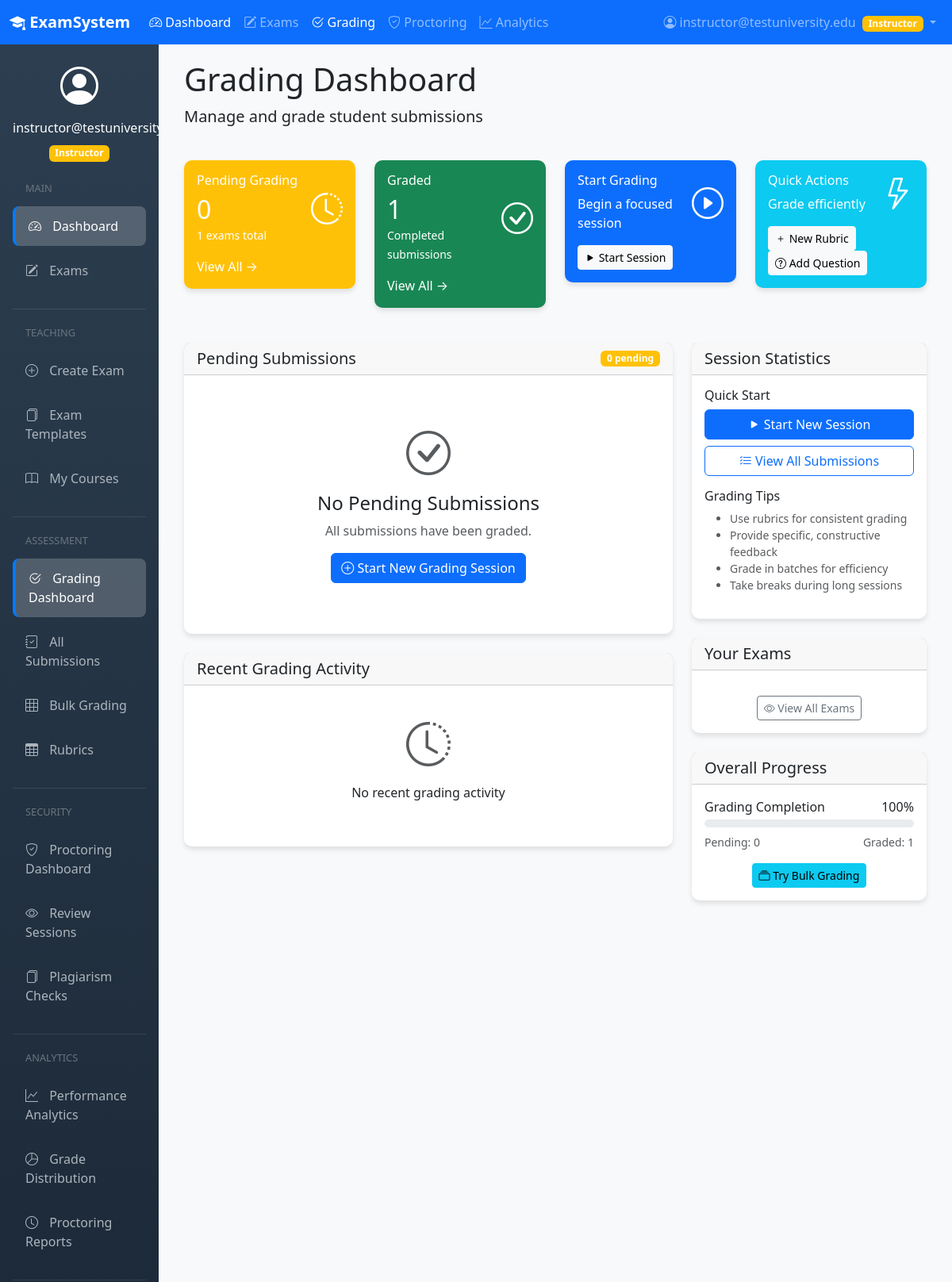
/grading/ (signed in, upper part), run on an earlier commit of the app's database.
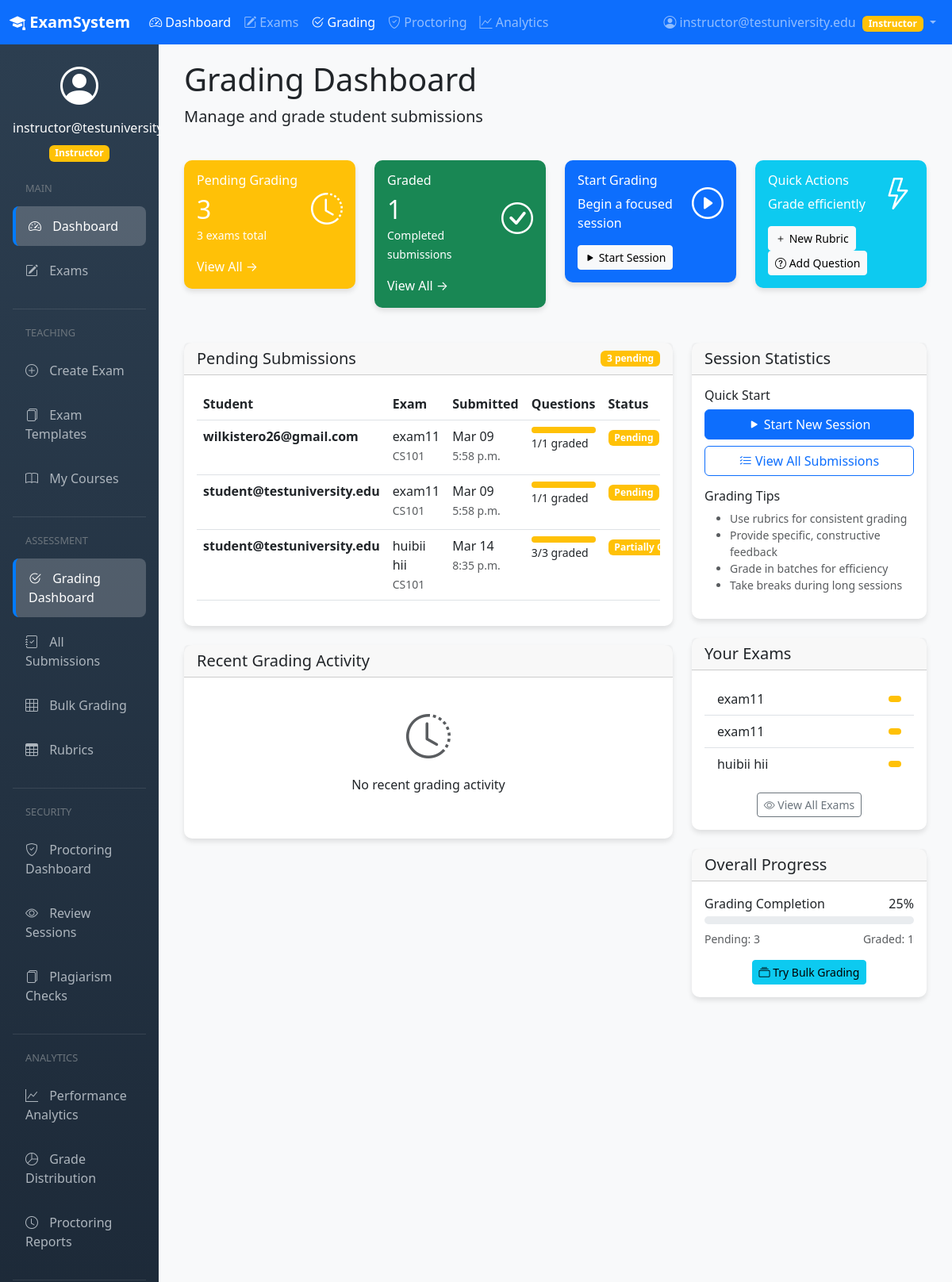
And on a later commit of the database.
### apps/exams/models.py (models this page shows, shortened)
class Submission(models.Model):
    GRADING_STATUS = (
        ('PENDING', 'Pending'),
        ('AUTO_GRADED', 'Auto-graded'),
        ('MANUALLY_GRADED', 'Manually Graded'),
        ('PARTIALLY_GRADED', 'Partially Graded'),
    )
    submission_id = models.UUIDField(primary_key=True, default=uuid.uuid4, editable=False)
    exam = models.ForeignKey(Exam, on_delete=models.CASCADE, related_name='submissions')
    student = models.ForeignKey(CustomUser, on_delete=models.CASCADE, related_name='submissions')
    started_at = models.DateTimeField()
    submitted_at = models.DateTimeField(null=True, blank=True)
    total_score = models.DecimalField(max_digits=10, decimal_places=2, null=True, blank=True)
    is_graded = models.BooleanField(default=False)
    grading_status = models.CharField(max_length=20, choices=GRADING_STATUS, default='PENDING')
    created_at = models.DateTimeField(auto_now_add=True)
    class Meta:
        unique_together = ('exam', 'student')

class Exam(models.Model):
    exam_id = models.UUIDField(primary_key=True, default=uuid.uuid4, editable=False)
    title = models.CharField(max_length=255)
    description = models.TextField(blank=True)
    instructor = models.ForeignKey(CustomUser, on_delete=models.CASCADE, related_name='exams_created')
    course = models.ForeignKey(Course, on_delete=models.CASCADE, null=True, blank=True)
    time_limit_minutes = models.IntegerField(null=True, blank=True)
    total_points = models.DecimalField(max_digits=10, decimal_places=2, validators=[MinValueValidator(0)])
    passing_score = models.DecimalField(max_digits=10, decimal_places=2, null=True, blank=True)
    start_date = models.DateTimeField()
    end_date = models.DateTimeField()
    is_published = models.BooleanField(default=False)
    require_secure_browser = models.BooleanField(default=False)
    enable_plagiarism_check = models.BooleanField(default=False)
    created_at = models.DateTimeField(auto_now_add=True)
    updated_at = models.DateTimeField(auto_now=True)

class Course(models.Model):
    course_id = models.UUIDField(primary_key=True, default=uuid.uuid4, editable=False)
    title = models.CharField(max_length=255)
    code = models.CharField(max_length=50, unique=True)
    description = models.TextField(blank=True)
    instructor = models.ForeignKey(CustomUser, on_delete=models.CASCADE, related_name='courses_taught')
    institution = models.ForeignKey(Institution, on_delete=models.CASCADE, null=True)
    created_at = models.DateTimeField(auto_now_add=True)

### apps/users/models.py (models this page shows, shortened)
class CustomUser(AbstractUser):
    USER_ROLES = (
        ('ADMIN', 'Administrator'),
        ('INSTRUCTOR', 'Instructor'),
        ('STUDENT', 'Student'),
    )
    email = models.EmailField(_('email address'), unique=True)
    role = models.CharField(max_length=20, choices=USER_ROLES, default='STUDENT')
    institution = models.ForeignKey(Institution, on_delete=models.SET_NULL, null=True, blank=True)
    username = models.CharField(max_length=150, unique=True)
    USERNAME_FIELD = 'email'
    REQUIRED_FIELDS = ['username', 'role']
    objects = CustomUserManager()
    class Meta:
        verbose_name = _('user')
        verbose_name_plural = _('users')

### apps/grading/views.py (the view)
# urls.py: path('', views.grading_dashboard, name='dashboard'),
@login_required
def grading_dashboard(request):
    if request.user.role not in ['INSTRUCTOR', 'ADMIN']:
        messages.error(request, 'Only instructors can access grading.')
        return redirect('core:dashboard')
    exams = Exam.objects.filter(instructor=request.user, is_published=True)
    pending_submissions = []
    for exam in exams:
        submissions = exam.submissions.filter(submitted_at__isnull=False, is_graded=False)
        for submission in submissions:
            needs_grading = submission.answers.filter(
                question__question_type__in=['SHORT_ANSWER', 'ESSAY'],
                points_awarded__isnull=True
            ).exists()
            if needs_grading:
                pending_submissions.append(submission)
    total_pending = len(pending_submissions)
    graded_submissions = Submission.objects.filter(
        exam__in=exams,
        submitted_at__isnull=False,
        is_graded=True
    )
    total_graded = graded_submissions.count()
    active_session = GradingSession.objects.filter(
        instructor=request.user,
        status='IN_PROGRESS'
    ).first()
    recent_grading = Answer.objects.filter(
        grader=request.user,
        graded_at__isnull=False
    ).select_related('question', 'submission', 'submission__exam').order_by('-graded_at')[:10]
    context = {
        'active_session': active_session,
        'pending_submissions': pending_submissions[:15],  # Limit for dashboard table
        'recent_grading': recent_grading,
        'total_pending': total_pending,
        'total_graded': total_graded,
        'total_exams': exams.count(),
    }
    return render(request, 'grading/dashboard.html', context)

### apps/core/context_processors.py (called while the page is built)
def notification_counts(request):
    if request.user.is_authenticated:
        if request.user.role in ['INSTRUCTOR', 'ADMIN']:
            flagged_count = ProctoringSession.objects.filter(
                submission__exam__instructor=request.user,
                status='FLAGGED'
            ).count()
            pending_count = Submission.objects.filter(
                exam__instructor=request.user,
                is_graded=False,
                submitted_at__isnull=False
            ).count()
            return {
                'flagged_sessions_count': flagged_count,
                'grading_pending_count': pending_count
            }
    return {}

### templates/grading/dashboard.html (shortened to what the changed rows need)
{% extends 'base.html' %}
{% block content %}
<div class="container-fluid">
    <div class="row mb-4">
        <div class="col-12">
            <h1>Grading Dashboard</h1>
        </div>
    </div>
    <div class="row mb-4">
        <div class="col-xl-3 col-md-6">
            <div class="card text-white bg-warning">
                <div class="card-body">
                    <div class="d-flex justify-content-between align-items-center">
                        <div>
                            <h6 class="card-title">Pending Grading</h6>
                            <h2 class="mb-0">{{ total_pending }}</h2>
                            <small>{{ total_exams }} exams total</small>
                        </div>
                    </div>
                </div>
            </div>
        </div>
        <div class="col-xl-3 col-md-6">
            <div class="card text-white bg-success">
                <div class="card-body">
                    <div class="d-flex justify-content-between align-items-center">
                        <div>
                            <h2 class="mb-0">{{ total_graded }}</h2>
                        </div>
                    </div>
                </div>
            </div>
        </div>
    </div>
    <div class="row">
        <div class="col-lg-8">
            <div class="card mb-4">
                <div class="card-header d-flex justify-content-between align-items-center">
                    <h5 class="mb-0">Pending Submissions</h5>
                    <span class="badge bg-warning">{{ total_pending }} pending</span>
                </div>
                <div class="card-body">
                    {% if pending_submissions %}
                    <div class="table-responsive">
                        <table class="table table-hover">
                            <thead>
                                <tr>
                                    <th>Student</th>
                                    <th>Exam</th>
                                    <th>Submitted</th>
                                    <th>Questions</th>
                                    <th>Status</th>
                                </tr>
                            </thead>
                            <tbody>
                                {% for submission in pending_submissions %}
                                <tr>
                                    <td>
                                        <strong>{{ submission.student.email }}</strong>
                                    </td>
                                    <td>
                                        {{ submission.exam.title }}
                                        <br><small class="text-muted">{{ submission.exam.course.code|default:"No Course" }}</small>
                                    </td>
                                    <td>
                                        {{ submission.submitted_at|date:"M d" }}
                                        <br><small class="text-muted">{{ submission.submitted_at|time }}</small>
                                    </td>
                                    <td>
                                        {% with manual_count=submission.exam.questions.filter|length %}
                                        {% with graded_count=submission.answers.filter|length %}
                                        <div class="progress progress-sm">
                                            <div class="progress-bar bg-warning"
                                                 style="width: {% widthratio graded_count manual_count 100 %}%">
                                            </div>
                                        </div>
                                        <small>{{ graded_count }}/{{ manual_count }} graded</small>
                                        {% endwith %}
                                        {% endwith %}
                                    </td>
                                    <td>
                                        <span class="badge bg-warning">
                                            {{ submission.get_grading_status_display }}
                                        </span>
                                    </td>
                                </tr>
                                {% endfor %}
                            </tbody>
                        </table>
                    </div>
                    {% else %}
                    <div class="text-center py-5">
                        <i class="bi bi-check-circle display-4 text-muted"></i>
                        <h4 class="mt-3">No Pending Submissions</h4>
                        <p class="text-muted">All submissions have been graded.</p>
                        <a href="{% url 'grading:start_session' %}" class="btn btn-primary">
                            <i class="bi bi-plus-circle"></i> Start New Grading Session
                        </a>
                    </div>
                    {% endif %}
                </div>
            </div>
        </div>
        <div class="col-lg-4">
            <div class="card mb-4">
                <div class="card-body">
                    {% if total_exams > 0 %}
                    <div class="list-group list-group-flush">
                        {% for exam in pending_submissions|slice:":5" %}
                        <a href="{% url 'grading:exam_submissions' exam.exam_id %}"
                           class="list-group-item list-group-item-action d-flex justify-content-between align-items-center">
                            {{ exam.exam.title }}
                            <span class="badge bg-warning rounded-pill">
                            </span>
                        </a>
                        {% endfor %}
                    </div>
                    {% endif %}
                </div>
            </div>
            <div class="card">
                <div class="card-body">
                    <div class="mb-3">
                        <div class="d-flex justify-content-between mb-1">
                            <span>Grading Completion</span>
                            <span>
                                {% if total_pending > 0 or total_graded > 0 %}
                                    {% widthratio total_graded total_pending|add:total_graded 100 %}%
                                {% else %}
                                    0%
                                {% endif %}
                            </span>
                        </div>
                        <div class="d-flex justify-content-between mt-2">
                            <small class="text-muted">Pending: {{ total_pending }}</small>
                            <small class="text-muted">Graded: {{ total_graded }}</small>
                        </div>
                    </div>
                </div>
            </div>
        </div>
    </div>
</div>
{% endblock %}

What changed in the data, as far as the page shows it:
added Submission: student.email "wilkistero26@gmail.com", exam "exam11", exam.course.code "CS101", submitted_at "Mar 09", submitted_at "5:58 p.m.", answers "1", exam.questions "1", grading_status "Pending"
added Submission: student.email "student@testuniversity.edu", exam "exam11", exam.course.code "CS101", submitted_at "Mar 09", submitted_at "5:58 p.m.", answers "1", exam.questions "1", grading_status "Pending"
added Submission: student.email "student@testuniversity.edu", exam "huibii hii", exam.course.code "CS101", submitted_at "Mar 14", submitted_at "8:35 p.m.", answers "3", exam.questions "3", grading_status "Partially…"
Also different on the page:
{{ total_pending }}: "0" → "3"
{{ total_exams }}: "1" → "3"
text no longer shown: "100 No Pending Submissions All submissions have been graded. Start New Grading Session"
text now shown: "Student Exam Submitted Questions Status 25"
